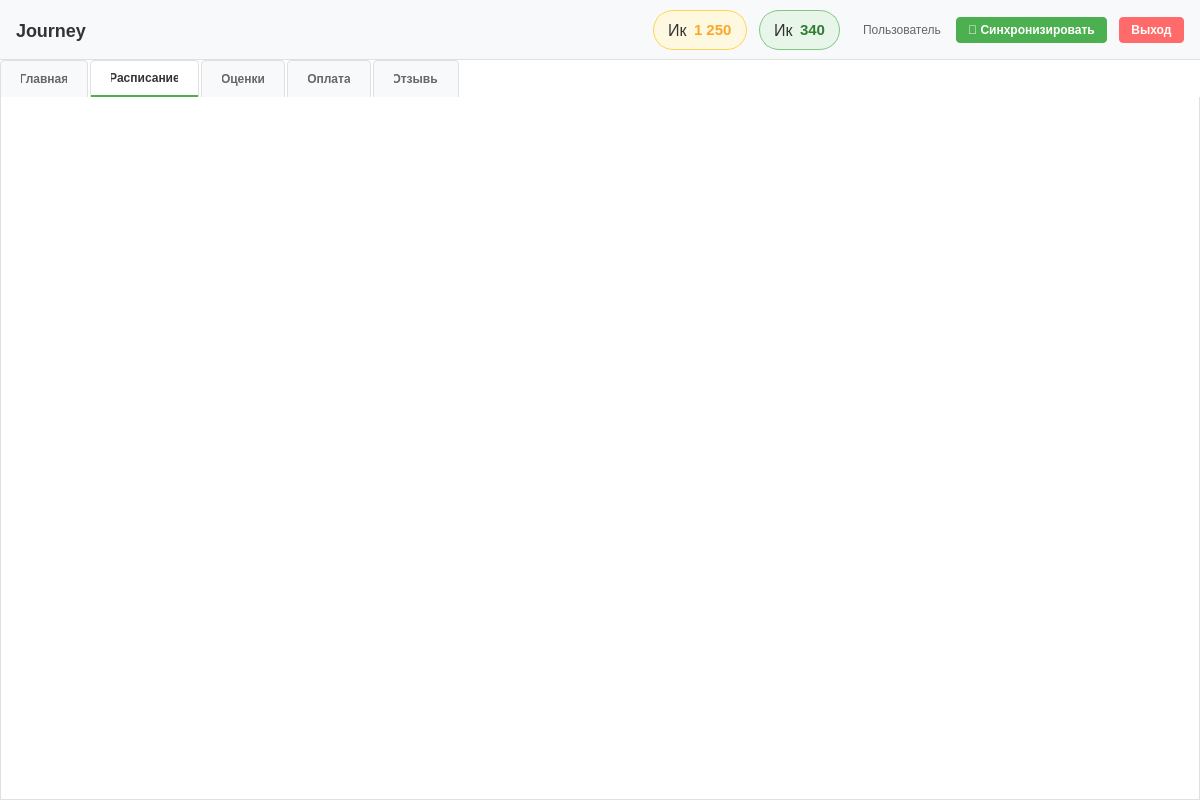
<?xml version="1.0" encoding="UTF-8"?>
<ui version="4.0">
 <class>MainWindow</class>
 <widget class="QMainWindow" name="MainWindow">
  <property name="geometry">
   <rect>
    <x>0</x>
    <y>0</y>
    <width>1200</width>
    <height>800</height>
   </rect>
  </property>
  <property name="minimumSize">
   <size>
    <width>900</width>
    <height>600</height>
   </size>
  </property>
  <property name="windowTitle">
   <string>Journey</string>
  </property>
  <property name="styleSheet">
   <string notr="true">
QMainWindow {
    background-color: #ffffff;
}
QLabel {
    color: #333;
}
QPushButton {
    background-color: #f5f5f5;
    border: 1px solid #e0e0e0;
    border-radius: 4px;
    padding: 6px 12px;
    color: #333;
    font-weight: 500;
}
QPushButton:hover {
    background-color: #eeeeee;
}
QPushButton:pressed {
    background-color: #e0e0e0;
}
QComboBox {
    background-color: #f5f5f5;
    border: 1px solid #e0e0e0;
    border-radius: 4px;
    padding: 4px 8px;
}
QListWidget {
    border: 1px solid #e0e0e0;
    border-radius: 4px;
}
QListWidget::item {
    padding: 8px;
    border-bottom: 1px solid #f0f0f0;
}
QListWidget::item:selected {
    background-color: #f5f5f5;
}
QTabWidget::pane {
    border: 1px solid #e0e0e0;
    border-top: none;
    background-color: #ffffff;
}
QTabBar::tab {
    background-color: #f8f9fa;
    border: 1px solid #e0e0e0;
    border-bottom: none;
    padding: 10px 20px;
    margin-right: 2px;
    border-top-left-radius: 4px;
    border-top-right-radius: 4px;
    color: #666;
    font-weight: 500;
}
QTabBar::tab:selected {
    background-color: #ffffff;
    color: #333;
    border-bottom: 2px solid #4CAF50;
}
QTabBar::tab:hover {
    background-color: #f0f0f0;
}
   </string>
  </property>
  <widget class="QWidget" name="centralwidget">
   <layout class="QVBoxLayout" name="verticalLayout" stretch="0,1">
    <property name="spacing">
     <number>0</number>
    </property>
    <property name="leftMargin">
     <number>0</number>
    </property>
    <property name="topMargin">
     <number>0</number>
    </property>
    <property name="rightMargin">
     <number>0</number>
    </property>
    <property name="bottomMargin">
     <number>0</number>
    </property>
    <item>
     <widget class="QWidget" name="topBar" native="true">
      <property name="minimumSize">
       <size>
        <width>0</width>
        <height>60</height>
       </size>
      </property>
      <property name="maximumSize">
       <size>
        <width>16777215</width>
        <height>60</height>
       </size>
      </property>
      <property name="styleSheet">
       <string notr="true">
QWidget#topBar {
    background-color: #f8f9fa;
    border-bottom: 1px solid #e0e0e0;
}
   </string>
      </property>
      <layout class="QHBoxLayout" name="horizontalLayout">
       <property name="spacing">
        <number>12</number>
       </property>
       <property name="leftMargin">
        <number>16</number>
       </property>
       <property name="topMargin">
        <number>10</number>
       </property>
       <property name="rightMargin">
        <number>16</number>
       </property>
       <property name="bottomMargin">
        <number>10</number>
       </property>
       <item>
        <widget class="QLabel" name="appTitle">
         <property name="styleSheet">
          <string notr="true">font-size: 18px; font-weight: bold; color: #333;</string>
         </property>
         <property name="text">
          <string>Journey</string>
         </property>
        </widget>
       </item>
       <item>
        <spacer name="horizontalSpacer">
         <property name="orientation">
          <enum>Qt::Orientation::Horizontal</enum>
         </property>
         <property name="sizeHint" stdset="0">
          <size>
           <width>40</width>
           <height>20</height>
          </size>
         </property>
        </spacer>
       </item>
       <item>
        <widget class="QFrame" name="coinsBadge">
         <property name="styleSheet">
          <string notr="true">
QFrame#coinsBadge {
    background-color: #FFF8E1;
    border: 1px solid #FFD54F;
    border-radius: 20px;
    padding: 6px 14px;
}
      </string>
         </property>
         <layout class="QHBoxLayout" name="coinsBadgeLayout">
          <property name="spacing">
           <number>6</number>
          </property>
          <property name="leftMargin">
           <number>0</number>
          </property>
          <property name="topMargin">
           <number>0</number>
          </property>
          <property name="rightMargin">
           <number>0</number>
          </property>
          <property name="bottomMargin">
           <number>0</number>
          </property>
          <item>
           <widget class="QLabel" name="coinsIcon">
            <property name="styleSheet">
             <string notr="true">font-size: 16px; background: transparent;</string>
            </property>
            <property name="text">
             <string>Ик</string>
            </property>
           </widget>
          </item>
          <item>
           <widget class="QLabel" name="coinsValue">
            <property name="styleSheet">
             <string notr="true">font-size: 15px; font-weight: bold; color: #F9A825; background: transparent;</string>
            </property>
            <property name="text">
             <string>1 250</string>
            </property>
           </widget>
          </item>
         </layout>
        </widget>
       </item>
       <item>
        <widget class="QFrame" name="gemsBadge">
         <property name="styleSheet">
          <string notr="true">
QFrame#gemsBadge {
    background-color: #E8F5E9;
    border: 1px solid #81C784;
    border-radius: 20px;
    padding: 6px 14px;
}
      </string>
         </property>
         <layout class="QHBoxLayout" name="gemsBadgeLayout">
          <property name="spacing">
           <number>6</number>
          </property>
          <property name="leftMargin">
           <number>0</number>
          </property>
          <property name="topMargin">
           <number>0</number>
          </property>
          <property name="rightMargin">
           <number>0</number>
          </property>
          <property name="bottomMargin">
           <number>0</number>
          </property>
          <item>
           <widget class="QLabel" name="gemsIcon">
            <property name="styleSheet">
             <string notr="true">font-size: 16px; background: transparent;</string>
            </property>
            <property name="text">
             <string>Ик</string>
            </property>
           </widget>
          </item>
          <item>
           <widget class="QLabel" name="gemsValue">
            <property name="styleSheet">
             <string notr="true">font-size: 15px; font-weight: bold; color: #2E7D32; background: transparent;</string>
            </property>
            <property name="text">
             <string>340</string>
            </property>
           </widget>
          </item>
         </layout>
        </widget>
       </item>
       <item>
        <widget class="QLabel" name="userLabel">
         <property name="styleSheet">
          <string notr="true">color: #666; font-size: 12px; margin-left: 8px;</string>
         </property>
         <property name="text">
          <string>Пользователь</string>
         </property>
        </widget>
       </item>
       <item>
        <widget class="QPushButton" name="syncButton">
         <property name="styleSheet">
          <string notr="true">
                        QPushButton {
                            background-color: #4CAF50;
                            color: white;
                            border: none;
                            border-radius: 4px;
                            padding: 6px 12px;
                            font-weight: 500;
                        }
                        QPushButton:hover {
                            background-color: #45a049;
                        }
                        QPushButton:pressed {
                            background-color: #3d8b40;
                        }
                    </string>
         </property>
         <property name="text">
          <string>🔄 Синхронизировать</string>
         </property>
        </widget>
       </item>
       <item>
        <widget class="QPushButton" name="logoutButton">
         <property name="maximumSize">
          <size>
           <width>80</width>
           <height>16777215</height>
          </size>
         </property>
         <property name="styleSheet">
          <string notr="true">
QPushButton {
    background-color: #ff6b6b;
    color: white;
    border: none;
    border-radius: 4px;
    padding: 6px 12px;
    font-weight: 500;
}
QPushButton:hover {
    background-color: #ff5252;
}
      </string>
         </property>
         <property name="text">
          <string>Выход</string>
         </property>
        </widget>
       </item>
      </layout>
     </widget>
    </item>
    <item>
     <widget class="QTabWidget" name="mainTabWidget">
      <property name="currentIndex">
       <number>1</number>
      </property>
      <widget class="QWidget" name="homeTab">
       <attribute name="title">
        <string>Главная</string>
       </attribute>
       <layout class="QVBoxLayout" name="homeLayout">
        <property name="spacing">
         <number>16</number>
        </property>
        <property name="leftMargin">
         <number>24</number>
        </property>
        <property name="topMargin">
         <number>16</number>
        </property>
        <property name="rightMargin">
         <number>24</number>
        </property>
        <property name="bottomMargin">
         <number>16</number>
        </property>
        <item>
         <widget class="QLabel" name="welcomeLabel">
          <property name="styleSheet">
           <string notr="true">font-size: 24px; font-weight: bold; color: #1a1a2e;</string>
          </property>
          <property name="text">
           <string>Добро пожаловать!</string>
          </property>
         </widget>
        </item>
        <item>
         <layout class="QHBoxLayout" name="row1Layout">
          <property name="spacing">
           <number>12</number>
          </property>
          <item>
           <widget class="QFrame" name="gradesAttendanceBlock">
            <property name="styleSheet">
             <string notr="true">
QFrame#gradesAttendanceBlock {
    background-color: #ffffff;
    border: 1px solid #e0e0e0;
    border-radius: 8px;
    padding: 16px;
}
              </string>
            </property>
            <layout class="QVBoxLayout" name="gradesAttendanceLayout">
             <property name="spacing">
              <number>14</number>
             </property>
             <item>
              <widget class="QLabel" name="gradesAttendanceTitle">
               <property name="styleSheet">
                <string notr="true">font-size: 14px; font-weight: 600; color: #333;</string>
               </property>
               <property name="text">
                <string>Успеваемость</string>
               </property>
              </widget>
             </item>
             <item>
              <layout class="QVBoxLayout" name="gradesInnerLayout">
               <property name="spacing">
                <number>4</number>
               </property>
               <item>
                <layout class="QHBoxLayout" name="gradesHeaderLayout">
                 <item>
                  <widget class="QLabel" name="gradesLabel">
                   <property name="styleSheet">
                    <string notr="true">font-size: 12px; color: #666;</string>
                   </property>
                   <property name="text">
                    <string>Оценки</string>
                   </property>
                  </widget>
                 </item>
                 <item>
                  <spacer name="gradesHeaderSpacer">
                   <property name="orientation">
                    <enum>Qt::Orientation::Horizontal</enum>
                   </property>
                   <property name="sizeHint" stdset="0">
                    <size>
                     <width>0</width>
                     <height>0</height>
                    </size>
                   </property>
                  </spacer>
                 </item>
                 <item>
                  <widget class="QLabel" name="gradesPercentLabel">
                   <property name="styleSheet">
                    <string notr="true">font-size: 12px; font-weight: bold; color: #4CAF50;</string>
                   </property>
                   <property name="text">
                    <string>87%</string>
                   </property>
                  </widget>
                 </item>
                </layout>
               </item>
               <item>
                <widget class="QProgressBar" name="gradesProgressBar">
                 <property name="styleSheet">
                  <string notr="true">
QProgressBar {
    background-color: #f0f0f0;
    border: none;
    border-radius: 4px;
    height: 8px;
}
QProgressBar::chunk {
    background-color: #4CAF50;
    border-radius: 4px;
}
                        </string>
                 </property>
                 <property name="value">
                  <number>87</number>
                 </property>
                 <property name="textVisible">
                  <bool>false</bool>
                 </property>
                </widget>
               </item>
              </layout>
             </item>
             <item>
              <layout class="QVBoxLayout" name="attendanceInnerLayout">
               <property name="spacing">
                <number>4</number>
               </property>
               <item>
                <layout class="QHBoxLayout" name="attendanceHeaderLayout">
                 <item>
                  <widget class="QLabel" name="attendanceLabel">
                   <property name="styleSheet">
                    <string notr="true">font-size: 12px; color: #666;</string>
                   </property>
                   <property name="text">
                    <string>Посещаемость</string>
                   </property>
                  </widget>
                 </item>
                 <item>
                  <spacer name="attendanceHeaderSpacer">
                   <property name="orientation">
                    <enum>Qt::Orientation::Horizontal</enum>
                   </property>
                   <property name="sizeHint" stdset="0">
                    <size>
                     <width>0</width>
                     <height>0</height>
                    </size>
                   </property>
                  </spacer>
                 </item>
                 <item>
                  <widget class="QLabel" name="attendancePercentLabel">
                   <property name="styleSheet">
                    <string notr="true">font-size: 12px; font-weight: bold; color: #2196F3;</string>
                   </property>
                   <property name="text">
                    <string>92%</string>
                   </property>
                  </widget>
                 </item>
                </layout>
               </item>
               <item>
                <widget class="QProgressBar" name="attendanceProgressBar">
                 <property name="styleSheet">
                  <string notr="true">
QProgressBar {
    background-color: #f0f0f0;
    border: none;
    border-radius: 4px;
    height: 8px;
}
QProgressBar::chunk {
    background-color: #2196F3;
    border-radius: 4px;
}
                        </string>
                 </property>
                 <property name="value">
                  <number>92</number>
                 </property>
                 <property name="textVisible">
                  <bool>false</bool>
                 </property>
                </widget>
               </item>
              </layout>
             </item>
            </layout>
           </widget>
          </item>
          <item>
           <widget class="QFrame" name="homeworkBlock">
            <property name="styleSheet">
             <string notr="true">
QFrame#homeworkBlock {
    background-color: #ffffff;
    border: 1px solid #e0e0e0;
    border-radius: 8px;
    padding: 16px;
}
              </string>
            </property>
            <layout class="QVBoxLayout" name="homeworkBlockLayout">
             <property name="spacing">
              <number>10</number>
             </property>
             <item>
              <widget class="QLabel" name="homeworkBlockTitle">
               <property name="styleSheet">
                <string notr="true">font-size: 14px; font-weight: 600; color: #333;</string>
               </property>
               <property name="text">
                <string>Домашние задания</string>
               </property>
              </widget>
             </item>
             <item>
              <layout class="QHBoxLayout" name="homeworkStatsLayout">
               <property name="spacing">
                <number>4</number>
               </property>
               <item>
                <widget class="QLabel" name="homeworkTotalLabel">
                 <property name="styleSheet">
                  <string notr="true">font-size: 11px; color: #666; background-color: #f5f5f5; border-radius: 4px; padding: 4px 8px;</string>
                 </property>
                 <property name="text">
                  <string>Всего: 12</string>
                 </property>
                </widget>
               </item>
               <item>
                <widget class="QLabel" name="homeworkDoneLabel">
                 <property name="styleSheet">
                  <string notr="true">font-size: 11px; color: #4CAF50; background-color: #E8F5E9; border-radius: 4px; padding: 4px 8px;</string>
                 </property>
                 <property name="text">
                  <string>Сдано: 8</string>
                 </property>
                </widget>
               </item>
              </layout>
             </item>
             <item>
              <layout class="QHBoxLayout" name="homeworkStatsLayout2">
               <property name="spacing">
                <number>4</number>
               </property>
               <item>
                <widget class="QLabel" name="homeworkPendingLabel">
                 <property name="styleSheet">
                  <string notr="true">font-size: 11px; color: #FF9800; background-color: #FFF3E0; border-radius: 4px; padding: 4px 8px;</string>
                 </property>
                 <property name="text">
                  <string>На проверке: 2</string>
                 </property>
                </widget>
               </item>
               <item>
                <widget class="QLabel" name="homeworkOverdueLabel">
                 <property name="styleSheet">
                  <string notr="true">font-size: 11px; color: #F44336; background-color: #FFEBEE; border-radius: 4px; padding: 4px 8px;</string>
                 </property>
                 <property name="text">
                  <string>Просрочено: 1</string>
                 </property>
                </widget>
               </item>
              </layout>
             </item>
             <item>
              <widget class="QLabel" name="homeworkCurrentLabel">
               <property name="styleSheet">
                <string notr="true">font-size: 14px; font-weight: bold; color: #2196F3; background-color: #E3F2FD; border-radius: 6px; padding: 10px 12px;</string>
               </property>
               <property name="text">
                <string>Текущие: 3 задания</string>
               </property>
              </widget>
             </item>
            </layout>
           </widget>
          </item>
          <item>
           <widget class="QFrame" name="awardsBlock">
            <property name="styleSheet">
             <string notr="true">
QFrame#awardsBlock {
    background-color: #ffffff;
    border: 1px solid #e0e0e0;
    border-radius: 8px;
    padding: 16px;
}
              </string>
            </property>
            <layout class="QVBoxLayout" name="awardsBlockLayout">
             <property name="spacing">
              <number>10</number>
             </property>
             <item>
              <widget class="QLabel" name="awardsBlockTitle">
               <property name="styleSheet">
                <string notr="true">font-size: 14px; font-weight: 600; color: #333;</string>
               </property>
               <property name="text">
                <string>Награды</string>
               </property>
              </widget>
             </item>
             <item>
              <widget class="QListWidget" name="awardsList">
               <property name="maximumSize">
                <size>
                 <width>16777215</width>
                 <height>110</height>
                </size>
               </property>
               <property name="styleSheet">
                <string notr="true">
QListWidget {
    border: none;
    background: transparent;
}
QListWidget::item {
    padding: 6px 8px;
    border-bottom: 1px solid #f5f5f5;
    color: #333;
}
                    </string>
               </property>
               <item>
                <property name="text">
                 <string>Посещение пары — +1</string>
                </property>
               </item>
               <item>
                <property name="text">
                 <string>Оценка — +5</string>
                </property>
               </item>
               <item>
                <property name="text">
                 <string>Посещение пары — +1</string>
                </property>
               </item>
               <item>
                <property name="text">
                 <string>Посещение пары — +1</string>
                </property>
               </item>
              </widget>
             </item>
            </layout>
           </widget>
          </item>
         </layout>
        </item>
        <item>
         <layout class="QHBoxLayout" name="row2Layout">
          <property name="spacing">
           <number>12</number>
          </property>
          <item>
           <widget class="QFrame" name="leaderboardBlock">
            <property name="styleSheet">
             <string notr="true">
QFrame#leaderboardBlock {
    background-color: #ffffff;
    border: 1px solid #e0e0e0;
    border-radius: 8px;
    padding: 16px;
}
              </string>
            </property>
            <layout class="QVBoxLayout" name="leaderboardBlockLayout">
             <property name="spacing">
              <number>8</number>
             </property>
             <item>
              <layout class="QHBoxLayout" name="leaderboardHeaderLayout">
               <item>
                <widget class="QLabel" name="leaderboardTitle">
                 <property name="styleSheet">
                  <string notr="true">font-size: 14px; font-weight: 600; color: #333;</string>
                 </property>
                 <property name="text">
                  <string>📋 Таблица лидеров</string>
                 </property>
                </widget>
               </item>
               <item>
                <spacer name="leaderboardHeaderSpacer">
                 <property name="orientation">
                  <enum>Qt::Orientation::Horizontal</enum>
                 </property>
                 <property name="sizeHint" stdset="0">
                  <size>
                   <width>0</width>
                   <height>0</height>
                  </size>
                 </property>
                </spacer>
               </item>
               <item>
                <widget class="QPushButton" name="leaderboardGroupBtn">
                 <property name="styleSheet">
                  <string notr="true">
QPushButton {
    background-color: #f5f5f5;
    border: 1px solid #e0e0e0;
    border-radius: 4px;
    padding: 5px 14px;
    font-size: 12px;
    font-weight: 500;
    color: #333;
}
QPushButton:checked {
    background-color: #4CAF50;
    color: #ffffff;
    border: 1px solid #4CAF50;
}
QPushButton:hover {
    background-color: #eeeeee;
}
QPushButton:checked:hover {
    background-color: #43A047;
}
                        </string>
                 </property>
                 <property name="text">
                  <string>Группа</string>
                 </property>
                 <property name="checkable">
                  <bool>true</bool>
                 </property>
                 <property name="checked">
                  <bool>true</bool>
                 </property>
                </widget>
               </item>
               <item>
                <widget class="QPushButton" name="leaderboardStreamBtn">
                 <property name="styleSheet">
                  <string notr="true">
QPushButton {
    background-color: #f5f5f5;
    border: 1px solid #e0e0e0;
    border-radius: 4px;
    padding: 5px 14px;
    font-size: 12px;
    font-weight: 500;
    color: #333;
}
QPushButton:checked {
    background-color: #4CAF50;
    color: #ffffff;
    border: 1px solid #4CAF50;
}
QPushButton:hover {
    background-color: #eeeeee;
}
QPushButton:checked:hover {
    background-color: #43A047;
}
                        </string>
                 </property>
                 <property name="text">
                  <string>Поток</string>
                 </property>
                 <property name="checkable">
                  <bool>true</bool>
                 </property>
                </widget>
               </item>
              </layout>
             </item>
             <item>
              <widget class="QStackedWidget" name="leaderboardStack">
               <property name="currentIndex">
                <number>0</number>
               </property>
               <widget class="QWidget" name="leaderboardGroupPage">
                <layout class="QVBoxLayout" name="leaderboardGroupPageLayout">
                 <property name="leftMargin">
                  <number>0</number>
                 </property>
                 <property name="topMargin">
                  <number>0</number>
                 </property>
                 <property name="rightMargin">
                  <number>0</number>
                 </property>
                 <property name="bottomMargin">
                  <number>0</number>
                 </property>
                 <item>
                  <widget class="QListWidget" name="leaderboardGroupList">
                   <property name="styleSheet">
                    <string notr="true">
QListWidget {
    border: none;
    background: transparent;
}
QListWidget::item {
    padding: 6px 8px;
    border-bottom: 1px solid #f5f5f5;
    color: #333;
}
                            </string>
                   </property>
                   <item>
                    <property name="text">
                     <string>🥇 Петров А. — 2 450</string>
                    </property>
                   </item>
                   <item>
                    <property name="text">
                     <string>🥈 Петров М. — 2 180</string>
                    </property>
                   </item>
                   <item>
                    <property name="text">
                     <string>▶ 🥉 Владислав — 1 250</string>
                    </property>
                   </item>
                   <item>
                    <property name="text">
                     <string>4. Петров Д. — 1 750</string>
                    </property>
                   </item>
                   <item>
                    <property name="text">
                     <string>5. Петров Е. — 1 630</string>
                    </property>
                   </item>
                   <item>
                    <property name="text">
                     <string>6. Петров И. — 1 500</string>
                    </property>
                   </item>
                   <item>
                    <property name="text">
                     <string>7. Петров П. — 1 920</string>
                    </property>
                   </item>
                   <item>
                    <property name="text">
                     <string>8. Петров К. — 1 100</string>
                    </property>
                   </item>
                   <item>
                    <property name="text">
                     <string>9. Петров Л. — 980</string>
                    </property>
                   </item>
                   <item>
                    <property name="text">
                     <string>10. Петров М. — 850</string>
                    </property>
                   </item>
                  </widget>
                 </item>
                </layout>
               </widget>
               <widget class="QWidget" name="leaderboardStreamPage">
                <layout class="QVBoxLayout" name="leaderboardStreamPageLayout">
                 <property name="leftMargin">
                  <number>0</number>
                 </property>
                 <property name="topMargin">
                  <number>0</number>
                 </property>
                 <property name="rightMargin">
                  <number>0</number>
                 </property>
                 <property name="bottomMargin">
                  <number>0</number>
                 </property>
                 <item>
                  <widget class="QListWidget" name="leaderboardStreamList">
                   <property name="styleSheet">
                    <string notr="true">
QListWidget {
    border: none;
    background: transparent;
}
QListWidget::item {
    padding: 6px 8px;
    border-bottom: 1px solid #f5f5f5;
    color: #333;
}
                            </string>
                   </property>
                   <item>
                    <property name="text">
                     <string>🥇 Ахметов Р. (ИС-21) — 🪙 3 200</string>
                    </property>
                   </item>
                   <item>
                    <property name="text">
                     <string>🥈 Смирнова А. (ИС-22) — 🪙 2 950</string>
                    </property>
                   </item>
                   <item>
                    <property name="text">
                     <string>🥉 Кузнецов П. (ИС-23) — 🪙 2 800</string>
                    </property>
                   </item>
                   <item>
                    <property name="text">
                     <string>···</string>
                    </property>
                   </item>
                   <item>
                    <property name="text">
                     <string>7. Зайцева О. (ИС-21) — 🪙 1 550</string>
                    </property>
                   </item>
                   <item>
                    <property name="text">
                     <string>8. Соколов Н. (ИС-23) — 🪙 1 420</string>
                    </property>
                   </item>
                   <item>
                    <property name="text">
                     <string>▶ 9. Вы — 🪙 1 250</string>
                    </property>
                   </item>
                   <item>
                    <property name="text">
                     <string>10. Попов В. (ИС-21) — 🪙 1 180</string>
                    </property>
                   </item>
                   <item>
                    <property name="text">
                     <string>11. Лебедев А. (ИС-22) — 🪙 1 050</string>
                    </property>
                   </item>
                  </widget>
                 </item>
                </layout>
               </widget>
              </widget>
             </item>
            </layout>
           </widget>
          </item>
          <item>
           <widget class="QFrame" name="examsBlock">
            <property name="styleSheet">
             <string notr="true">
QFrame#examsBlock {
    background-color: #ffffff;
    border: 1px solid #e0e0e0;
    border-radius: 8px;
    padding: 16px;
}
              </string>
            </property>
            <layout class="QVBoxLayout" name="examsBlockLayout">
             <property name="spacing">
              <number>8</number>
             </property>
             <item>
              <widget class="QLabel" name="examsBlockTitle">
               <property name="styleSheet">
                <string notr="true">font-size: 14px; font-weight: 600; color: #333;</string>
               </property>
               <property name="text">
                <string>Назначенные экзамены</string>
               </property>
              </widget>
             </item>
             <item>
              <widget class="QListWidget" name="examsList">
               <property name="styleSheet">
                <string notr="true">
QListWidget {
    border: none;
    background: transparent;
}
QListWidget::item {
    padding: 6px 8px;
    border-bottom: 1px solid #f5f5f5;
    color: #333;
}
                    </string>
               </property>
               <item>
                <property name="text">
                 <string>Обьектно-ориентированное программирования. Язык UML — 02.06.2026</string>
                </property>
               </item>
               <item>
                <property name="text">
                 <string>Платформа Microsoft .NET и язык программирования C# — 04.06.2026</string>
                </property>
               </item>
               <item>
                <property name="text">
                 <string>История 2 курс — 05.06.2026</string>
                </property>
               </item>
               <item>
                <property name="text">
                 <string>Обьектно-ориентированное прграммирование с использованием языка C++ — 10.06.2026</string>
                </property>
               </item>
               <item>
                <property name="text">
                 <string>Основы разработки приложений с использование Windows Forms и WPF — 18.06.2026</string>
                </property>
               </item>
               <item>
                <property name="text">
                 <string>Разработка программных модулей — 22.06.2026</string>
                </property>
               </item>
               <item>
                <property name="text">
                 <string>Разработка мобильных приложений — 24.06.2026</string>
                </property>
               </item>
               <item>
                <property name="text">
                 <string>Поддержка и тестирование программных модулей — 26.06.2026</string>
                </property>
               </item>
              </widget>
             </item>
            </layout>
           </widget>
          </item>
          <item>
           <widget class="QFrame" name="ratingBlock">
            <property name="styleSheet">
             <string notr="true">
QFrame#ratingBlock {
    background-color: #ffffff;
    border: 1px solid #e0e0e0;
    border-radius: 8px;
    padding: 16px;
}
              </string>
            </property>
            <layout class="QVBoxLayout" name="ratingBlockLayout">
             <property name="spacing">
              <number>10</number>
             </property>
             <item>
              <widget class="QLabel" name="ratingBlockTitle">
               <property name="styleSheet">
                <string notr="true">font-size: 14px; font-weight: 600; color: #333;</string>
               </property>
               <property name="text">
                <string>Рейтинг</string>
               </property>
              </widget>
             </item>
             <item>
              <layout class="QHBoxLayout" name="ratingGroupLayout">
               <property name="spacing">
                <number>12</number>
               </property>
               <item>
                <layout class="QVBoxLayout" name="ratingGroupInnerLayout">
                 <property name="spacing">
                  <number>2</number>
                 </property>
                 <item>
                  <widget class="QLabel" name="ratingGroupLabel">
                   <property name="styleSheet">
                    <string notr="true">font-size: 11px; color: #999;</string>
                   </property>
                   <property name="text">
                    <string>В группе</string>
                   </property>
                  </widget>
                 </item>
                 <item>
                  <widget class="QLabel" name="ratingGroupValue">
                   <property name="styleSheet">
                    <string notr="true">font-size: 28px; font-weight: bold; color: #4CAF50;</string>
                   </property>
                   <property name="text">
                    <string>#3</string>
                   </property>
                  </widget>
                 </item>
                 <item>
                  <widget class="QLabel" name="ratingGroupTotal">
                   <property name="styleSheet">
                    <string notr="true">font-size: 11px; color: #bbb;</string>
                   </property>
                   <property name="text">
                    <string>из 25</string>
                   </property>
                  </widget>
                 </item>
                </layout>
               </item>
               <item>
                <widget class="QFrame" name="ratingDivider">
                 <property name="minimumSize">
                  <size>
                   <width>1</width>
                   <height>60</height>
                  </size>
                 </property>
                 <property name="maximumSize">
                  <size>
                   <width>1</width>
                   <height>60</height>
                  </size>
                 </property>
                 <property name="styleSheet">
                  <string notr="true">background-color: #e0e0e0;</string>
                 </property>
                </widget>
               </item>
               <item>
                <layout class="QVBoxLayout" name="ratingStreamInnerLayout">
                 <property name="spacing">
                  <number>2</number>
                 </property>
                 <item>
                  <widget class="QLabel" name="ratingStreamLabel">
                   <property name="styleSheet">
                    <string notr="true">font-size: 11px; color: #999;</string>
                   </property>
                   <property name="text">
                    <string>В потоке</string>
                   </property>
                  </widget>
                 </item>
                 <item>
                  <widget class="QLabel" name="ratingStreamValue">
                   <property name="styleSheet">
                    <string notr="true">font-size: 28px; font-weight: bold; color: #2196F3;</string>
                   </property>
                   <property name="text">
                    <string>#12</string>
                   </property>
                  </widget>
                 </item>
                 <item>
                  <widget class="QLabel" name="ratingStreamTotal">
                   <property name="styleSheet">
                    <string notr="true">font-size: 11px; color: #bbb;</string>
                   </property>
                   <property name="text">
                    <string>из 100</string>
                   </property>
                  </widget>
                 </item>
                </layout>
               </item>
              </layout>
             </item>
            </layout>
           </widget>
          </item>
         </layout>
        </item>
        <item>
         <spacer name="homeSpacer">
          <property name="orientation">
           <enum>Qt::Orientation::Vertical</enum>
          </property>
          <property name="sizeHint" stdset="0">
           <size>
            <width>20</width>
            <height>20</height>
           </size>
          </property>
         </spacer>
        </item>
       </layout>
      </widget>
      <widget class="QWidget" name="scheduleTab">
       <attribute name="title">
        <string>Расписание</string>
       </attribute>
       <layout class="QVBoxLayout" name="scheduleTabLayout">
        <property name="leftMargin">
         <number>0</number>
        </property>
        <property name="topMargin">
         <number>0</number>
        </property>
        <property name="rightMargin">
         <number>0</number>
        </property>
        <property name="bottomMargin">
         <number>0</number>
        </property>
       </layout>
      </widget>
      <widget class="QWidget" name="gradesTab">
       <attribute name="title">
        <string>Оценки</string>
       </attribute>
       <layout class="QVBoxLayout" name="gradesLayout">
        <item>
         <widget class="QLabel" name="gradesPlaceholder">
          <property name="styleSheet">
           <string notr="true">font-size: 18px; color: #999; margin: 50px;</string>
          </property>
          <property name="text">
           <string>В разработке</string>
          </property>
          <property name="alignment">
           <set>Qt::AlignmentFlag::AlignCenter</set>
          </property>
         </widget>
        </item>
       </layout>
      </widget>
      <widget class="QWidget" name="paymentTab">
       <attribute name="title">
        <string>Оплата</string>
       </attribute>
       <layout class="QVBoxLayout" name="paymentLayout">
        <item>
         <widget class="QLabel" name="paymentPlaceholder">
          <property name="styleSheet">
           <string notr="true">font-size: 18px; color: #999; margin: 50px;</string>
          </property>
          <property name="text">
           <string>В разработке</string>
          </property>
          <property name="alignment">
           <set>Qt::AlignmentFlag::AlignCenter</set>
          </property>
         </widget>
        </item>
       </layout>
      </widget>
      <widget class="QWidget" name="feedbackTab">
       <attribute name="title">
        <string>Отзывы</string>
       </attribute>
       <layout class="QVBoxLayout" name="feedbackLayout">
        <item>
         <widget class="QLabel" name="feedbackPlaceholder">
          <property name="styleSheet">
           <string notr="true">font-size: 18px; color: #999; margin: 50px;</string>
          </property>
          <property name="text">
           <string>В разработке</string>
          </property>
          <property name="alignment">
           <set>Qt::AlignmentFlag::AlignCenter</set>
          </property>
         </widget>
        </item>
       </layout>
      </widget>
     </widget>
    </item>
   </layout>
  </widget>
 </widget>
 <resources/>
 <connections/>
</ui>
